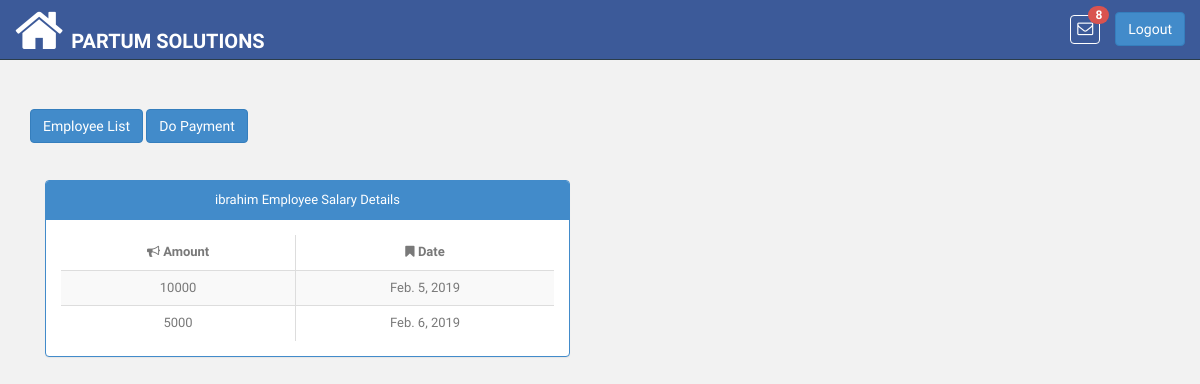
/employee/salary/2/detail/ (signed in), run on the app's committed database.
### pis_retailer/models.py (models this page shows, shortened)
class RetailerUser(models.Model):
    ROLE_TYPE_OWNER = 'owner'
    ROLE_TYPE_DATA_ENTRY_USER = 'data_entry_user'
    ROLE_TYPE_SALESMAN = 'salesman'
    ROLE_TYPE_VIEW_ACCOUNT = 'account_viewer'
    ROLE_TYPE_LEDGER_VIEW = 'ledger_viewer'
    ROLE_TYPES = (
        (ROLE_TYPE_OWNER, 'Owner'),
        (ROLE_TYPE_DATA_ENTRY_USER, 'Data Entry User'),
        (ROLE_TYPE_SALESMAN, 'Salesman'),
        (ROLE_TYPE_VIEW_ACCOUNT, 'Account Viewer'),
        (ROLE_TYPE_LEDGER_VIEW, 'Ledger Viewer'),
    )
    user = models.OneToOneField(User, related_name='retailer_user',on_delete=models.CASCADE)
    retailer = models.ForeignKey(Retailer, related_name='u_retailer',on_delete=models.CASCADE)
    role_type = models.CharField(
        max_length=100, choices=ROLE_TYPES, default=ROLE_TYPE_OWNER
    )

class Retailer(DatedModel):
    name = models.CharField(max_length=100)
    slug = models.SlugField(blank=False)
    package = models.CharField(max_length=200, null=True, blank=True)
    package_price = models.CharField(max_length=200, null=True, blank=True)
    package_expiry = models.DateField(blank=True, null=True)
    logo = models.ImageField(
        upload_to='images/retailer/logo/', max_length=1024,
        blank=True, null=True
    )

### pis_employees/models.py (models this page shows, shortened)
class Employee(models.Model):
    name=models.CharField(max_length=100, null=True, blank=True)
    father_name=models.CharField(max_length=100, null=True, blank=True)
    cnic=models.CharField(max_length=100, null=True, blank=True)
    mobile=models.CharField(max_length=100, null=True, blank=True)
    address=models.CharField(max_length=100, null=True, blank=True)
    date_of_joining=models.CharField(max_length=100,null=True, blank=True)

class EmployeeSalary(models.Model):
    employee=models.ForeignKey(Employee, related_name='employee_salary',
                               null=True, blank=True,on_delete=models.CASCADE)
    salary_amount=models.CharField(max_length=100, null=True, blank=True)
    date=models.DateField(null=True, blank=True)

### pis_employees/views.py (the view)
# urls.py: re_path(r'salary/(?P<pk>\d+)/detail/$',EmployeeSalaryDetail.as_view(),name='employee_salary_detail'),
class EmployeeSalaryDetail(TemplateView):
    template_name = 'employee/employee_salary_detail.html'
    def get_context_data(self, **kwargs):
        context = super(
            EmployeeSalaryDetail, self).get_context_data(**kwargs)
        try:
            salaries = EmployeeSalary.objects.filter(
                employee__id=self.kwargs.get('pk')
            )
        except Employee.DoesNotExist:
            raise Http404
        context.update({
            'salaries': salaries,
            'employee':Employee.objects.get(id=self.kwargs.get('pk'))
        })
        return context

### pis_com/templatetags/template_tags.py (called while the page is built)
@register.simple_tag
def product_notifications(retailer_id):
    return Product.objects.filter(retailer__id=retailer_id)

### pis_product/models.py (called while the page is built)
    def product_available_items(self):
        try:
            obj_stock_in = self.stockin_product.aggregate(Sum('quantity'))
            stock_in = float(obj_stock_in.get('quantity__sum'))
        except:
            stock_in = 0
        try:
            obj_stock_out = self.stockout_product.aggregate(
                Sum('stock_out_quantity'))
            stock_out = float(obj_stock_out.get('stock_out_quantity__sum'))
        except:
            stock_out = 0
        return  stock_in - stock_out

### templates/employee/employee_salary_detail.html (shortened to what this page needs)
{% extends 'base.html' %}
{% block content %}
<div class="col-md-6">
    <br>
    <a href="{% url 'employee:employee_list' %}"><button type="button" id="empolyee" class="btn btn-primary" id="load" data-loading-text="<i class='fa fa-circle-o-notch fa-spin'></i>Processing">Employee List</button></a>
    <a href="{% url 'employee:employee_salary' pk=employee.pk %}"><button type="button" id="empolyee-pay" class="btn btn-primary" id="load" data-loading-text="<i class='fa fa-circle-o-notch fa-spin'></i>Processing">Do Payment</button></a>
    <br><br><br>
        <div class="col-lg-12 col-md-12 col-sm-12">
            <div class="panel panel-primary">
                <div class="panel-heading text-center">
                    <span>{{ employee.name }} Employee Salary Details</span>
                </div>
        {% if salaries %}
                <div class="panel-body table-responsive">
                    <table class="table table-striped table-advance table-hover ledger-table table-responsive table-bordered">
                        <thead>
                        <tr>
                            <th class="text-center"><i class="fa fa-bullhorn"></i> Amount</th>
                            <th class="text-center"><i class="fa fa-bookmark"></i> Date</th>
                        </tr>
                        </thead>
                        <tbody class="item-table-body text-center">
                        {% for salary in salaries %}
                        <tr>
                            <td>{{ salary.salary_amount|floatformat:-2}}</td>
                            <td>{{ salary.date }}</td>
                        </tr>
                        {% endfor %}
                        </tbody>
                    </table>
                </div>
            </div>
        </div>
        {% endif %}
    </div>
    {% endblock %}

### templates/base.html (shortened to what this page needs)
<!DOCTYPE html>
<html lang="en" xmlns="http://www.w3.org/1999/html">
{% load static %}
{% load template_tags %}
<head>
    <link href="{% static 'css/bootstrap.css' %}" rel="stylesheet">
    <link href="{% static 'font-awesome/css/font-awesome.css' %}" rel="stylesheet" />
    <link rel="stylesheet" type="text/css" href="{% static 'css/zabuto_calendar.css' %}">
    <link rel="stylesheet" type="text/css" href="{% static 'js/gritter/css/jquery.gritter.css' %}" />
    <link rel="stylesheet" type="text/css" href="{% static 'lineicons/style.css' %}">
    <link href="{% static 'css/style.css' %}" rel="stylesheet">
    <link href="{% static 'css/style-responsive.css' %}" rel="stylesheet">
    <link href="{% static 'css/profileImage.css' %}" rel="stylesheet" type="text/css"/>
    <link href="{% static 'css/sweetalert2.min.css' %}" rel="stylesheet" />
</head>
<body>
<section id="container" >
    <header class="header black-bg">
        <a href="{% url 'index' %}" class="home_icon" style="float:left"><i class="fa fa-home fa-4x" aria-hidden="true"></i></a>
        <a href="{% url 'index' %}" class="logo"><b>{{ request.user.retailer_user.retailer.name }}</b></a>
        <div class="right_div">
            <div class="nav notify-row" id="top_menu">
                {% product_notifications retailer_id=request.user.retailer_user.retailer.id as p_n %}
                <ul class="nav top-menu">
                    <li id="header_inbox_bar" class="dropdown">
                        <a data-toggle="dropdown" class="dropdown-toggle msg" href="index.html#">
                            <i class="fa fa-envelope-o"></i> <span class="badge badge-danger notification_count" style="background: #d9534f"></span>
                        </a>
                    </li>
                </ul>
            </div>
            <div class="top-menu">
                <a tabindex="logout" class="btn btn-primary" href="{% url 'logout' %}" style="margin-top: 12px;">Logout</a>
            </div>
        </div>
    </header>
    <section class="wrapper">
        {% block content %}{% endblock %}
    </section>
</section>
</body>
</html>

### app_static/css/style.css (style rules this page uses)
body { color: #797979; background: #f2f2f2; font-family: 'Ruda', sans-serif; padding: 0px !important; margin: 0px !important; font-size:13px; }
ul li { list-style: none; }
a, a:hover, a:focus { text-decoration: none; outline: none; }
#container { width: 100%; height: 100%; }
.header, .footer { min-height: 60px; padding: 0 15px; }
.header { position: fixed; left: 0; right: 0; z-index: 1002; }
.black-bg { background: #3C5A99; border-bottom: 1px solid #2B3D4A; }
.wrapper { display: inline-block; margin-top: 90px; padding-left: 15px; padding-right: 15px; padding-bottom: 15px; padding-top: 0px; width: 100%; }
a.logo { font-size: 20px; color: #ffffff; float: left; margin-top: 27px; text-transform: uppercase; }
a.logo b { font-weight: 900; }
#top_menu .nav > li, ul.top-menu > li { float: left; }
.notify-row { float: left; margin-top: 15px; margin-left: 92px; }
ul.top-menu > li > a { color: #666666; font-size: 16px; border-radius: 4px; -webkit-border-radius: 4px; border:1px solid #68dff0; padding: 2px 6px; margin-right: 15px; }
.notify-row .badge { position: absolute; right: -10px; top: -10px; z-index: 100; }

### templates/base.html (style rules this page uses)
.msg { color: #fff !important; border:none !important; border: 1px solid #fff !important; }
.right_div { float:right; }
.notify-row { margin-left: -45px !important; }
.home_icon { float:left; color:#fff; margin-right:8px; margin-top:5px; }

### data on the page
Employee: name "ibrahim"
EmployeeSalary: salary_amount "10000", date "Feb. 5, 2019"
EmployeeSalary: salary_amount "5000", date "Feb. 6, 2019"

### other printed values
{{ request.user.retailer_user.retailer.name }} "PARTUM SOLUTIONS"
